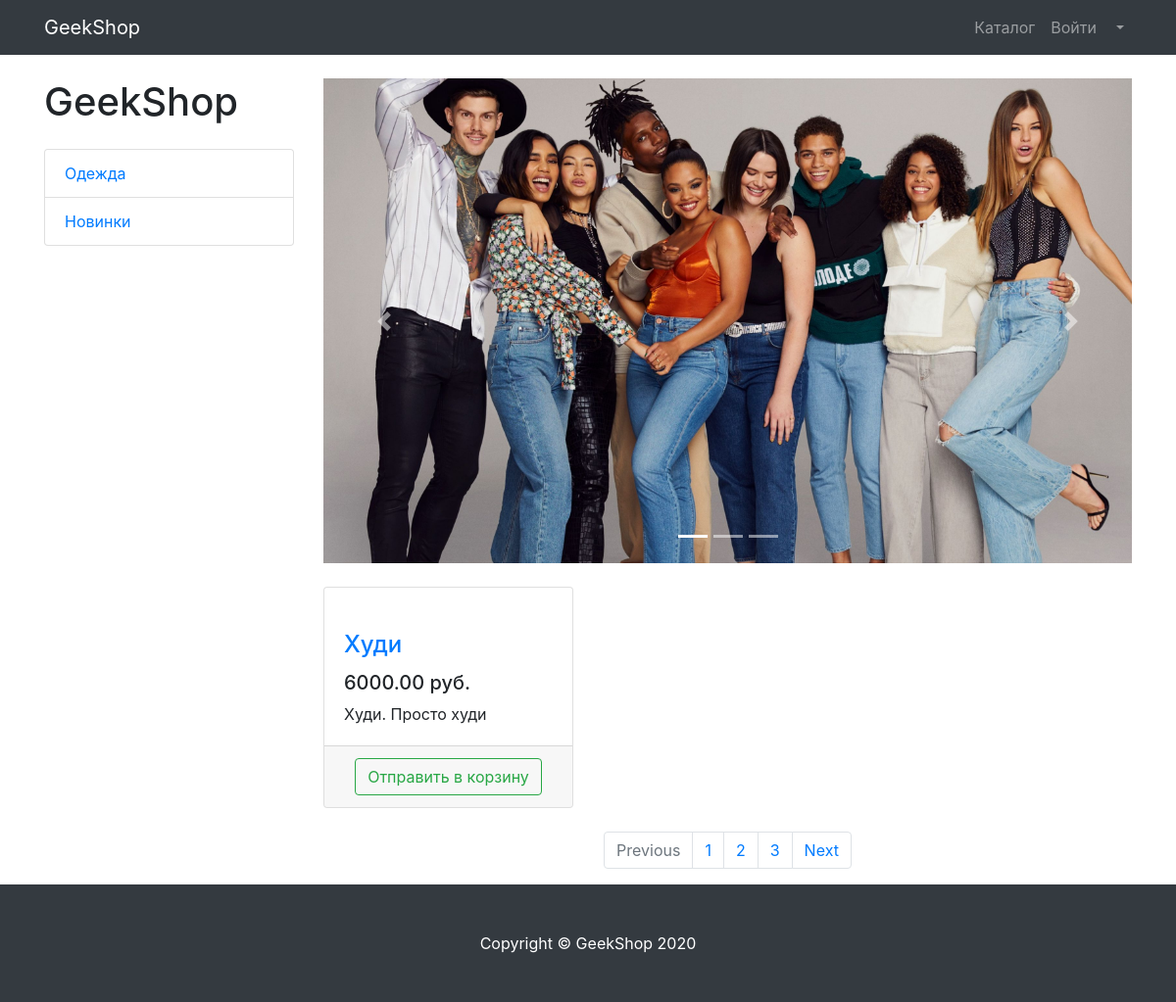
The app's page /products/, older data.
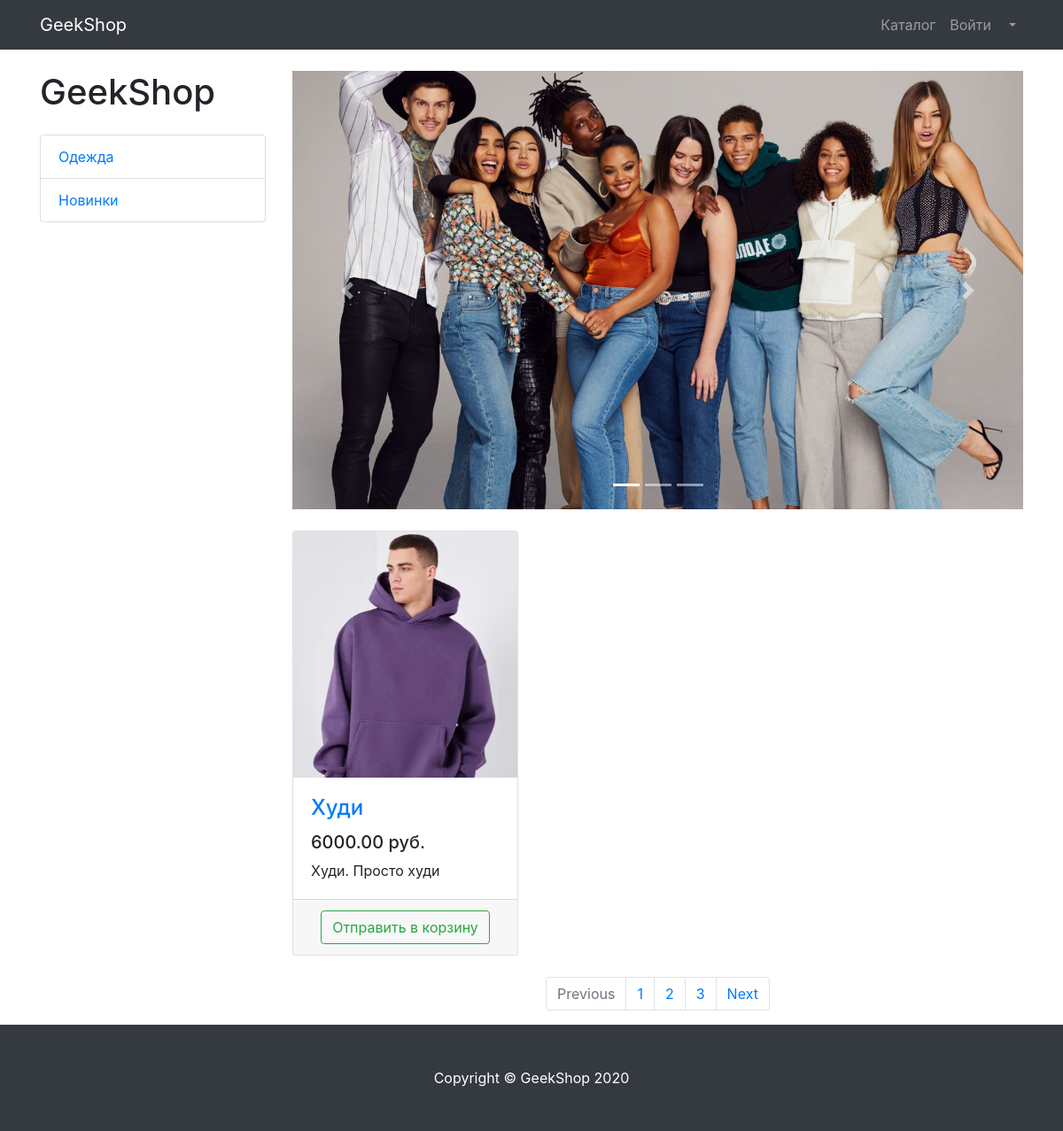
The same page, newer data.
### products/models.py (models this page shows, shortened)
class Products(models.Model):
    name = models.CharField(max_length=256)
    image = models.ImageField(upload_to='products_images',blank=True) #upload_to - папка куда будут выгружаться фотографии
    description = models.TextField(blank=True)
    short_description = models.CharField(max_length=64, blank=True)
    price = models.DecimalField(max_digits=8,decimal_places=2,default=0) #Тип данных для денег, 2 знака после запятой, максимум цифр в целой части 8, по умолчанию поле равно 0
    quantity = models.PositiveIntegerField(default=0) #Положительное целое число
    category = models.ForeignKey(ProductCategory, on_delete=models.CASCADE) #Внешний ключ ссылающийся на таблицу ProductCategory, при удалении Категории товары также удалятся
    class Meta:
        verbose_name_plural = "Products"

### products/views.py (the view)
# urls.py: path('',products, name = 'index')
def products(request):
    context = {
        'title': 'Каталог',
        'categories': ProductCategory.objects.all(),
        'products': Products.objects.all(),
    }
    return render(request,"products/products.html", context)

### products/templates/products/products.html (shortened to what this page needs)
{% extends 'products/base.html' %}
{% load static %}
{% block css %} <link href="{% static 'vendor/css/products.css' %}" rel="stylesheet"> {% endblock %}
{% block content %}
    <div class="container">
    <div class="row">
        <div class="col-lg-3">
            <h1 class="my-4">GeekShop</h1>
            <div class="list-group">
                {% for category in categories %}
                     <a href="#" class="list-group-item">{{ category.name }}</a>
                {% endfor %}
            </div>
        </div>
        <div class="col-lg-9">
            <div id="carouselExampleIndicators" class="carousel slide my-4" data-ride="carousel">
                <ol class="carousel-indicators">
                    <li data-target="#carouselExampleIndicators" data-slide-to="0" class="active"></li>
                    <li data-target="#carouselExampleIndicators" data-slide-to="1"></li>
                    <li data-target="#carouselExampleIndicators" data-slide-to="2"></li>
                </ol>
                <div class="carousel-inner" role="listbox">
                    <div class="carousel-item active">
                        <img class="d-block img-fluid" src="{% static 'vendor/img/slides/slide-1.jpg' %}" alt="First slide">
                    </div>
                </div>
                <a class="carousel-control-prev" href="#carouselExampleIndicators" role="button" data-slide="prev">
                    <span class="carousel-control-prev-icon" aria-hidden="true"></span>
                </a>
                <a class="carousel-control-next" href="#carouselExampleIndicators" role="button" data-slide="next">
                    <span class="carousel-control-next-icon" aria-hidden="true"></span>
                </a>
            </div>
            <div class="row">
                {% for product in products %}
                    <div class="col-lg-4 col-md-6 mb-4">
                    <div class="card h-100">
                        <a href="#">
                            <img class="card-img-top"
                                 src= '/media/{{ product.image }}'
                                 alt="">
                        </a>
                        <div class="card-body">
                            <h4 class="card-title">
                                <a href="#">{{ product.name }}</a>
                            </h4>
                            <h5>{{ product.price }} руб.</h5>
                            <p class="card-text">{{ product.short_description }}</p>
                        </div>
                        <div class="card-footer text-center">
                            <button type="button" class="btn btn-outline-success">Отправить в корзину</button>
                        </div>
                    </div>
                </div>
                {% endfor %}
            </div>
            <nav aria-label="Page navigation example">
                <ul class="pagination justify-content-center">
                    <li class="page-item disabled">
                        <a class="page-link" href="#" tabindex="-1" aria-disabled="true">Previous</a>
                    </li>
                    <li class="page-item"><a class="page-link" href="#">1</a></li>
                    <li class="page-item"><a class="page-link" href="#">2</a></li>
                    <li class="page-item"><a class="page-link" href="#">3</a></li>
                    <li class="page-item">
                        <a class="page-link" href="#">Next</a>
                    </li>
                </ul>
            </nav>
        </div>
    </div>
</div>
 {% endblock %}
{% block footer %}
    <footer class="py-5 bg-dark">
    <div class="container">
        <p class="m-0 text-center text-white">Copyright &copy; GeekShop 2020</p>
    </div>
</footer>
{% endblock %}

Row changes from the older to the newer data that the page shows:
changed Products "Худи": image: picture added
